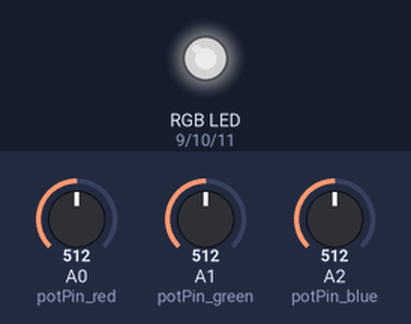
This sketch was run on a simulated Arduino Uno, built with avr-gcc and run on an emulated ATmega328P. Parts: an RGB LED mixed from three pins (HIGH = lit). The inputs (shaded band) are chosen by the test bench; at power-on: A0 (potPin_red) = 512, A1 (potPin_green) = 512, A2 (potPin_blue) = 512. Dim RGB values are drawn brighter than linear.

Above: at 1.2 s.
1.3 s: A0 (potPin_red) set to 716
At 1.8 s:
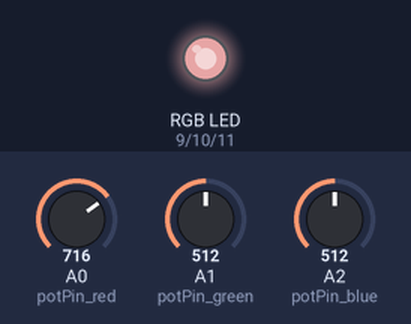
2.8 s: A1 (potPin_green) set to 716
At 4.0 s:
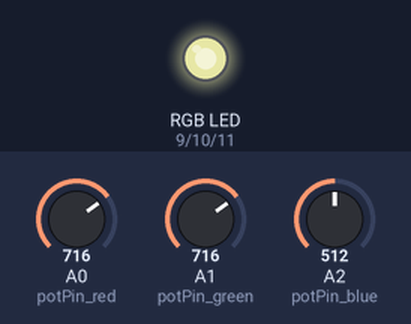
4.3 s: A2 (potPin_blue) set to 716
At 5.3 s:
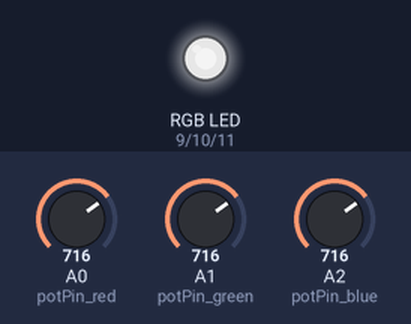
5.8 s: A0 (potPin_red) set to 900
At 6.4 s:
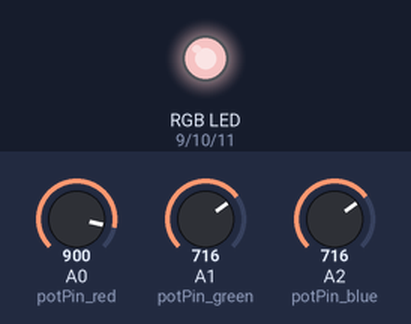
7.3 s: A1 (potPin_green) set to 900
At 7.6 s:
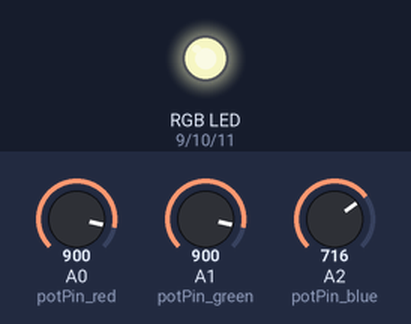
8.8 s: A2 (potPin_blue) set to 900
At 9.9 s:
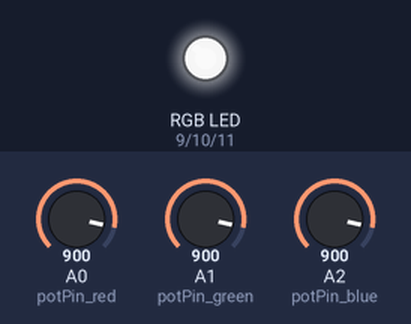
Timing chart, 0 to 11.3 s (numbered marks = the images above; inputs shaded):
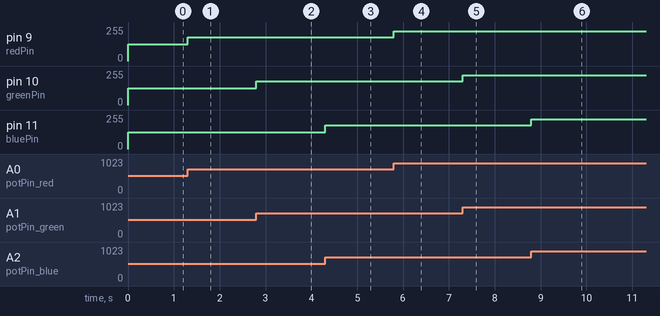

The sketch:

Homework_1.ino
```cpp
//voltage defined by the maximum led brightness divided by maximum analog value
float voltage = 255./1023.;

//output pins for the leds
int redPin = 9;
int greenPin = 10;
int bluePin = 11;

//entry pins for the potentiometers
int potPin_red = A0;
int potPin_green = A1;
int potPin_blue = A2;

//the value of the potentiometer which has to be applied on the leds
int readValue_red;
int readValue_green;
int readValue_blue;

//the value to be sent to the leds
int writeValue_red;
int writeValue_green;
int writeValue_blue;

void setup() {
  pinMode(potPin_red, INPUT);
  pinMode(potPin_green, INPUT);
  pinMode(potPin_blue, INPUT);

  pinMode(redPin, OUTPUT);
  pinMode(greenPin, OUTPUT);
  pinMode(bluePin, OUTPUT);
}

void loop() {
    readValue_red = analogRead(potPin_red);
    readValue_green = analogRead(potPin_green);
    readValue_blue = analogRead(potPin_blue);

    writeValue_red = voltage*readValue_red;
    writeValue_green = voltage*readValue_green;
    writeValue_blue = voltage*readValue_blue;

    analogWrite(redPin, writeValue_red);
    analogWrite(greenPin, writeValue_green);
    analogWrite(bluePin, writeValue_blue);
}
```

Measured:
- after the input at 1.3 s, pin 9 (redPin): 127/255 → 178/255 at once
- after the input at 2.8 s, pin 10 (greenPin): 127/255 → 178/255 at once
- after the input at 4.3 s, pin 11 (bluePin): 127/255 → 178/255 at once
- after the input at 5.8 s, pin 9 (redPin): 178/255 → 224/255 at once
- after the input at 7.3 s, pin 10 (greenPin): 178/255 → 224/255 at once
- after the input at 8.8 s, pin 11 (bluePin): 178/255 → 224/255 at once
